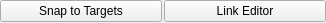
<?xml version="1.0" encoding="UTF-8"?>
<ui version="4.0">
 <class>LayoutDesignPanel</class>
 <widget class="QWidget" name="LayoutDesignPanel">
  <property name="geometry">
   <rect>
    <x>0</x>
    <y>0</y>
    <width>326</width>
    <height>23</height>
   </rect>
  </property>
  <property name="windowTitle">
   <string>Form</string>
  </property>
  <layout class="QGridLayout" name="gridLayout">
   <property name="leftMargin">
    <number>0</number>
   </property>
   <property name="topMargin">
    <number>0</number>
   </property>
   <property name="rightMargin">
    <number>0</number>
   </property>
   <property name="bottomMargin">
    <number>0</number>
   </property>
   <property name="spacing">
    <number>2</number>
   </property>
   <item row="0" column="0">
    <widget class="QPushButton" name="snap_to_targets_btn">
     <property name="statusTip">
      <string>Snap controls and linked objects to their target positions.</string>
     </property>
     <property name="text">
      <string>Snap to Targets</string>
     </property>
    </widget>
   </item>
   <item row="0" column="1">
    <widget class="QPushButton" name="link_editor_btn">
     <property name="statusTip">
      <string>Open the Layout Link Editor for managing how nodes are connected to each other during blueprint design.</string>
     </property>
     <property name="text">
      <string>Link Editor</string>
     </property>
    </widget>
   </item>
  </layout>
 </widget>
 <resources/>
 <connections/>
</ui>
